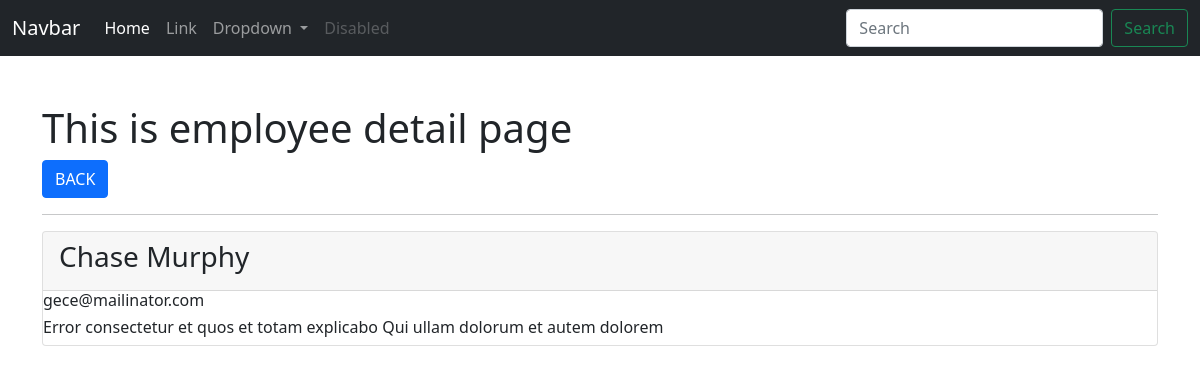
Page /employee/show/7/ on the earlier database version.
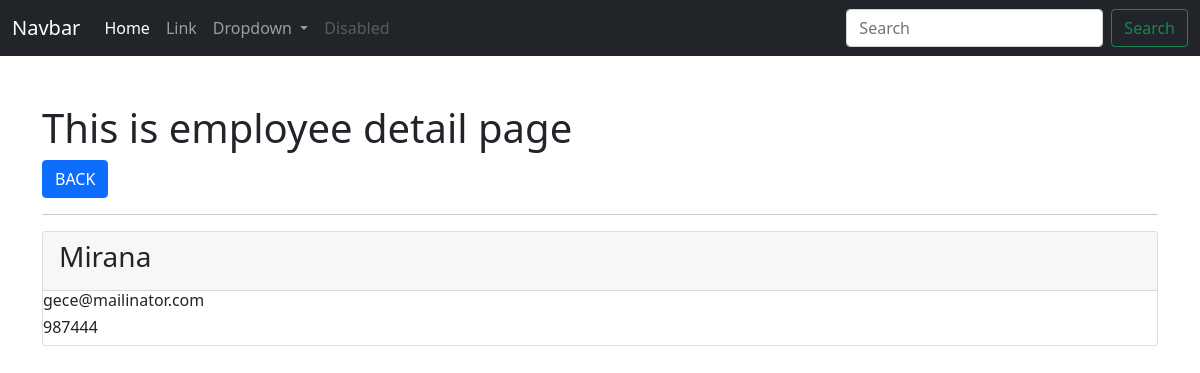
Same page on the later database version.
### app_employeewebsite/models.py (models this page shows, shortened)
class Employee(models.Model):
    full_name = models.CharField(max_length=255)
    contact = models.CharField(max_length=255)
    email = models.EmailField()
    dob = models.DateField()
    join_date = models.DateField()
    gender = models.CharField(max_length=255)
    blood_group = models.CharField(max_length=255)
    address = models.CharField(max_length=255)
    user = models.ForeignKey(User, on_delete=models.CASCADE)
    department = models.ForeignKey(Department, on_delete=models.CASCADE)
    class Meta:
        db_table = 'app_employee'

### app_employeewebsite/views.py (the view)
# urls.py: path('employee/show/<int:id>/', views.employee_show, name='emp-show'),
def employee_show(request, id):
    data = Employee.objects.get(id=id)
    context = {"data": data}
    return render(request, 'employees/show_employee.html', context)

### templates/employees/show_employee.html (shortened to what this page needs)
{% extends 'layouts/master.html' %}
{% block content %}
<div class="container mt-5">
    <h1>This is employee detail page</h1>
    <a href="{% url 'emp-index' %}" class="btn btn-primary">BACK</a>
    <hr>
    <div class="card">
        <div class="card-header"><h3>{{ data.full_name }}</h3></div>
        <div class="ccard-body">
            <h6>{{ data.email }}</h6>
            <h6>{{ data.contact }}</h6>
        </div>
    </div>
</div>
{% endblock %}

Differences in the rows shown:
changed Employee "gece@mailinator.com": full_name "Chase Murphy" → "Mirana"; contact "Error consectetur et quos et totam explicabo Qui ullam dolorum et autem dolorem" → "987444"
